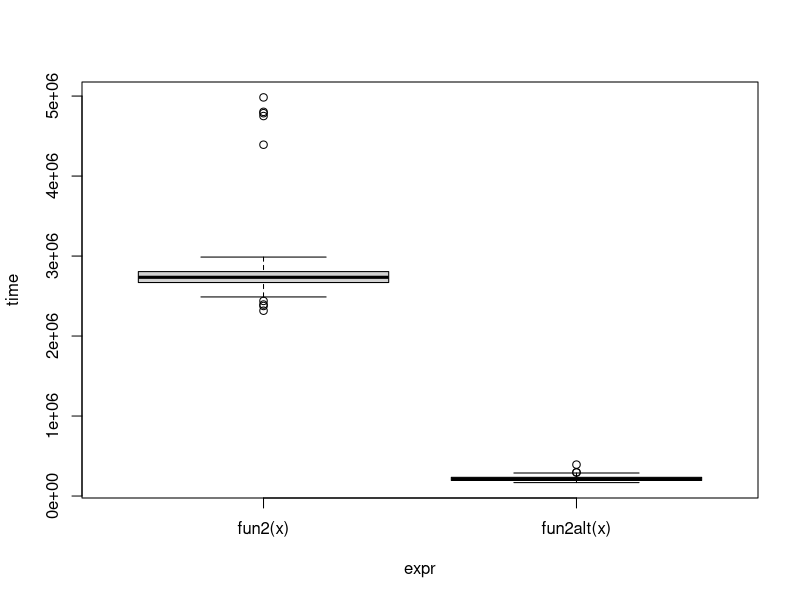
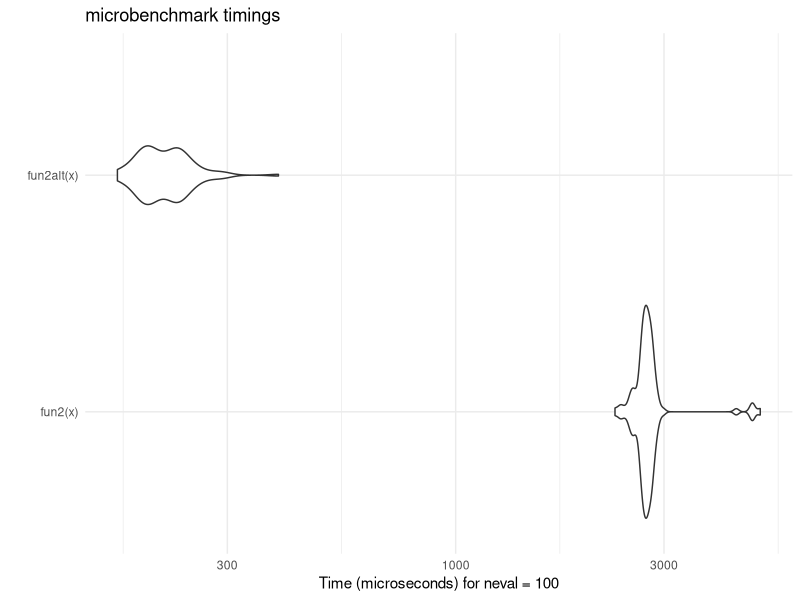

Write R code to recreate these figures, in order. (Note: this script raises an error after producing the figures.)
## ---- chunk 1
fun1 <- function(n = 100, k = 4, lambda = 4) {
  x <- NULL
  
  for (i in 1:n)
    x <- rbind(x, rpois(k, lambda))
  
  return(x)
}

fun1alt <- function(n = 100, k = 4, lambda = 4) {
  matrix(rpois(n*k, lambda = lambda), ncol = k)
}

# Benchmarking
microbenchmark::microbenchmark(
  fun1(100),
  fun1alt(100),
  unit = "ns"
)
## ---- chunk 2
# Data Generating Process (10 x 10,000 matrix)
set.seed(1234)
x <- matrix(rnorm(1e4), nrow=10)

# Find each column's max value
fun2 <- function(x) {
  apply(x, 2, max)
}

fun2alt <- function(x) {
  x[cbind(max.col(t(x)), 1:ncol(x))]
}

# Benchmarking
microbenchmark::microbenchmark(
  fun2(x),
  fun2alt(x),
  unit = "us"
)
## ---- chunk 3
bench <- microbenchmark::microbenchmark(
  fun2(x),
  fun2alt(x),
  unit = "us"
)
# plot
plot(bench)
ggplot2::autoplot(bench) + ggplot2::theme_minimal()
## ---- chunk 4
my_boot <- function(dat, stat, R, ncpus = 1L) {
  
  # Getting the random indices
  n <- nrow(dat)
  idx <- matrix(sample.int(n, n*R, TRUE), nrow=n, ncol=R)
 
  # Making the cluster using `ncpus`
  # STEP 1: GOES HERE
  cl <- makePSOCKcluster(ncpus)
  # STEP 2: GOES HERE
  clusterExport(cl, varlist = c("dat", "idx", "stat"), envir = environment())
  
  # STEP 3: THIS FUNCTION NEEDS TO BE REPLACED WITH parLapply
  ans <- parLapply(cl, seq_len(R), function(i) {
    stat(dat[idx[, i], , drop = FALSE])
  })
  
  # Coercing the list into a matrix
  ans <- do.call(rbind, ans)
  
  # STEP 4: GOES HERE
  stopCluster(cl)
  
  ans
  
}
## ---- chunk 5
library(parallel)
# Bootstrap of a linear regression model
my_stat <- function(d) {
  coef(lm(y ~ x, data = d))
}

# DATA SIM
set.seed(1)
n <- 500 
R <- 1e4
x <- cbind(rnorm(n)) 
y <- x*5 + rnorm(n)

# Check if we get something similar as lm
ans0 <- confint(lm(y~x))
cat("OLS CI \n")
print(ans0)

ans1 <- my_boot(dat = data.frame(x, y), my_stat, R = R, ncpus = 4)
qs<-c(.025, .975)
cat("Bootstrap CI \n")
print(t(apply(ans1, 2, quantile, probs = qs)))

## ---- chunk 6
parallel::detectCores()

system.time(my_boot(dat = data.frame(x, y), my_stat, R=4000, ncpus = 1L))

system.time(my_boot(dat = data.frame(x, y), my_stat, R=4000, ncpus = 8L))
